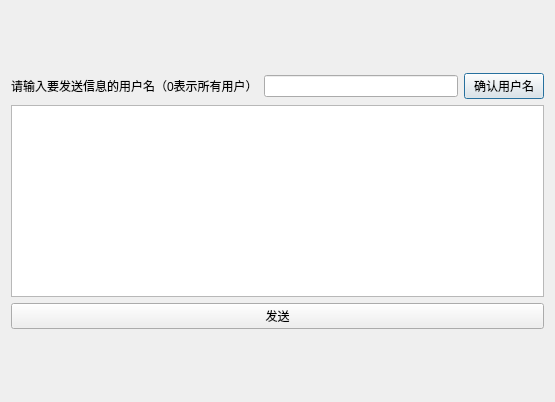
<?xml version="1.0" encoding="UTF-8"?>
<ui version="4.0">
 <class>sendMsgDialog</class>
 <widget class="QDialog" name="sendMsgDialog">
  <property name="geometry">
   <rect>
    <x>0</x>
    <y>0</y>
    <width>555</width>
    <height>402</height>
   </rect>
  </property>
  <property name="windowTitle">
   <string>Dialog</string>
  </property>
  <layout class="QGridLayout" name="gridLayout">
   <item row="0" column="0">
    <spacer name="verticalSpacer_2">
     <property name="orientation">
      <enum>Qt::Vertical</enum>
     </property>
     <property name="sizeHint" stdset="0">
      <size>
       <width>20</width>
       <height>40</height>
      </size>
     </property>
    </spacer>
   </item>
   <item row="1" column="0">
    <widget class="QLabel" name="label">
     <property name="text">
      <string>请输入要发送信息的用户名（0表示所有用户）</string>
     </property>
    </widget>
   </item>
   <item row="1" column="1">
    <widget class="QLineEdit" name="nameLe">
     <property name="maxLength">
      <number>15</number>
     </property>
    </widget>
   </item>
   <item row="4" column="0">
    <spacer name="verticalSpacer">
     <property name="orientation">
      <enum>Qt::Vertical</enum>
     </property>
     <property name="sizeHint" stdset="0">
      <size>
       <width>20</width>
       <height>40</height>
      </size>
     </property>
    </spacer>
   </item>
   <item row="2" column="0" colspan="3">
    <widget class="QTextEdit" name="msgTe"/>
   </item>
   <item row="1" column="2">
    <widget class="QPushButton" name="confirmBtn">
     <property name="text">
      <string>确认用户名</string>
     </property>
    </widget>
   </item>
   <item row="3" column="0" colspan="3">
    <widget class="QPushButton" name="sendBtn">
     <property name="text">
      <string>发送</string>
     </property>
    </widget>
   </item>
  </layout>
 </widget>
 <resources/>
 <connections/>
</ui>
